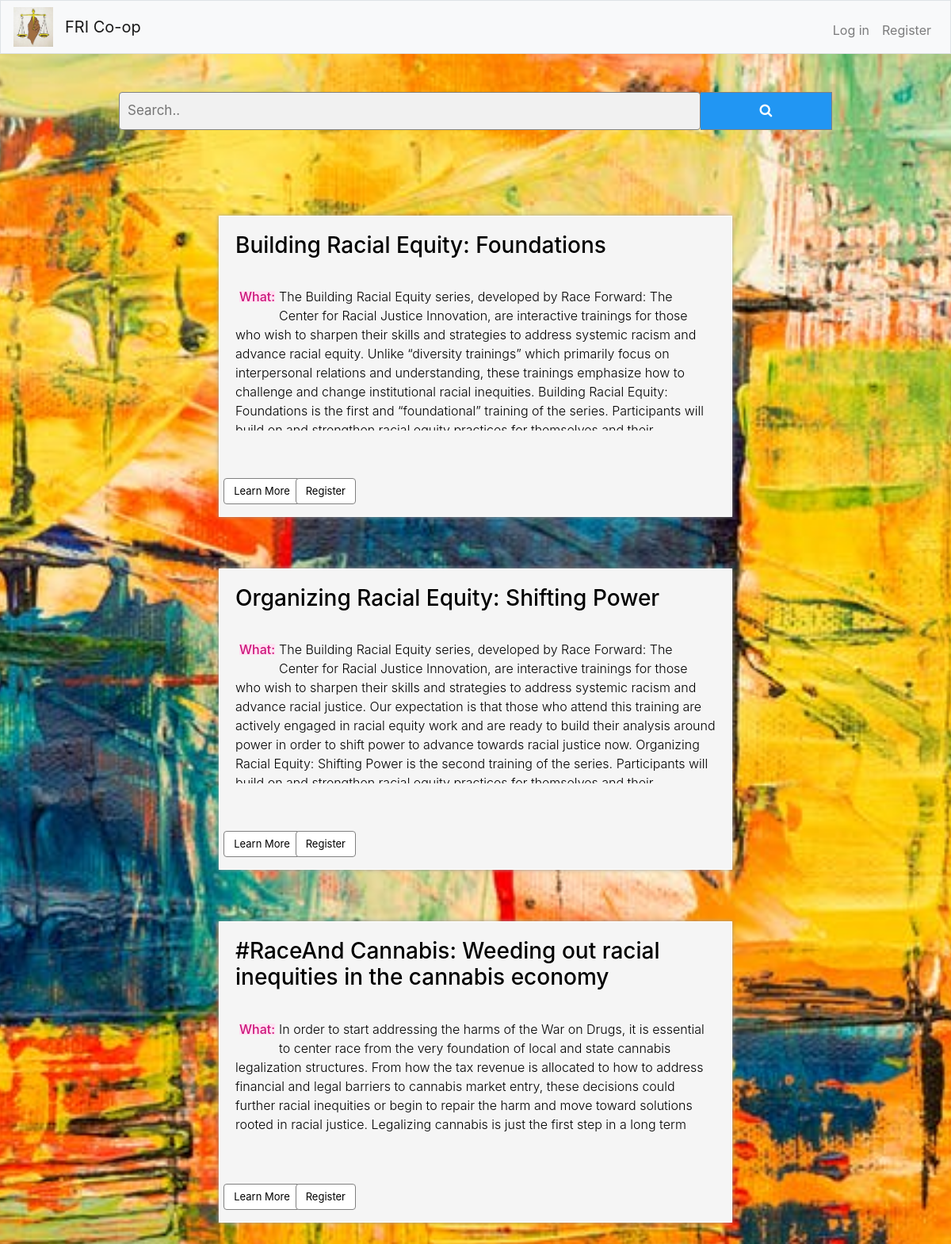
The app's page /events with its own data.
### tables this page shows
CREATE TABLE events
(
    id INTEGER,
    eventName TEXT,
    description TEXT,
    date TEXT,
    time TEXT,
    location TEXT,
    contact TEXT,
    info TEXT
);

### app.py (the view)
@app.route("/events", methods=["POST", "GET"])
def events():
    if request.method == "POST":
        searchVal = request.form.get("search2")
        words = ["i", "me", "my", "myself", "we", "our", "ours", "ourselves", "you", "your", "yours",
                 "yourself", "yourselves", "he", "him", "his", "himself", "she", "her", "hers", "herself", "it",
                 "its", "itself", "they", "them", "their", "theirs", "themselves", "what", "which", "who", "whom",
                 "this", "that", "these", "those", "am", "is", "are", "was", "were", "be", "been", "being", "have",
                 "has", "had", "having", "do", "does", "did", "doing", "a", "an", "the", "and", "but", "if", "or",
                 "because", "as", "until", "while", "of", "at", "by", "for", "with", "about", "against", "between",
                 "into", "through", "during", "before", "after", "above", "below", "to", "from", "up", "down", "in",
                 "out", "on", "off", "over", "under", "again", "further", "then", "once", "here", "there", "when",
                 "where", "why", "how", "all", "any", "both", "each", "few", "more", "most", "other", "some", "such",
                 "no", "nor", "not", "only", "own", "same", "so", "than", "too", "very", "s", "t", "can", "will",
                 "just", "don", "should", "now"]
        if not searchVal:
            rows = db.execute("SELECT * FROM events")
            return render_template("events.html", rows=rows)
        else:
            searchArr = searchVal.split(" ")
            searchArrCopy = searchArr
            for word in words:
                if word in searchArr:
                    searchArrCopy.remove(word)
            searchArr = searchArrCopy
            for val in searchArr:
                rows = []
                rowsTemp = db.execute(
                    "SELECT * FROM events WHERE eventName LIKE ('%' || :search || '%') OR desc LIKE ('%' || :search || '%') OR location LIKE ('%' || :search || '%')", search=val)
                for row in rowsTemp:
                    if row not in rows:
                        rows.append(row)
            return render_template("events.html", rows=rows)
    else:
        rows = db.execute("SELECT * FROM events")
        return render_template("events.html", rows=rows)

### app.py (called while the page is built)
@app.after_request
def after_request(response):
    response.headers["Cache-Control"] = "no-cache, no-store, must-revalidate"
    response.headers["Expires"] = 0
    response.headers["Pragma"] = "no-cache"
    return response

### templates/events.html (shortened to what this page needs)
{% extends "layout.html" %}
{% block body %}
<link href="/static/friends.css" rel="stylesheet">
<link rel="stylesheet" href="https://cdnjs.cloudflare.com/ajax/libs/font-awesome/4.7.0/css/font-awesome.min.css">
<br>
<br>
<form class="ex" action="/events" method="post" style="margin:auto;max-width:900px">
    <div id="searchBar">
        <input type="text" placeholder="Search.." name="search2" class="search">
        <button type="submit"><i class="fa fa-search"></i></button>
    </div>
</form>
<br>
<br>
<div class="row">
    {% for row in rows %}
    <div class="browse-friends">
        <div class="mb-4 back">
            <div class="card-body" style="overflow: hidden; max-height: 270px;">
                <h3 class="card-title">{{ row["eventName"] }}</h3>
                <br>
                <h6 class="card-text des pink">What:</h6>
                <p> {{ row["description"] }}</p>
                <h6 class="card-text des red">When:</h6><br>
                <br>
                <br>
            </div>
        </div>
    </div>
    {% endfor %}
</div>
{% endblock %}

### static/layout.css (style rules this page uses)
.pink { color: rgb(204, 20, 123); background-color: rgb(255, 226, 242); }

### static/friends.css (style rules this page uses)
.row { margin: 0px; padding: 60px; }
.browse-friends { display: block; margin: 0 auto; width: 60%; height: 380px; margin-bottom: 65px; border: 1px solid white; cursor: pointer; color: black; position: relative; background-color:whitesmoke; -webkit-box-shadow: 0px 0px 5px 0px rgba(160, 160, 160, 1); -moz-box-shadow: 0px 0px 5px 0px rgba(160, 160, 160, 1); box-shadow: 0px 0px 5px 0px rgba(160, 160, 160, 1); }
h6 { display: inline; float: left; margin: 5px; line-height: .9; }
p { font-weight: 300; }
.row { margin-right: 0px; padding: 60px; }
form.ex input[type=text] { margin: 0px; padding: 10px; font-size: 17px; border: 1px solid grey; float: left; background: #f1f1f1; display: block; }
form.ex button { float: right; width: 200px; padding: 10px; background: #2196F3; color: white; font-size: 17px; border: 1px solid grey; border-left: none; cursor: pointer; }
form.ex::after { content: ""; clear: both; display: table; }
input[type=text], input[type=password],textarea { width: 100%; padding: 12px 20px; margin: 8px 0; display: inline-block; border: 1px solid #ccc; border-radius: 4px; box-sizing: border-box; }
#searchBar { display: flex; }

### templates/events.html (style rules this page uses)
body, html { height: 100%; }
body { background-image: url("/static/events.jpeg"); height: 100%; margin: 0; background-position: center; background-size: cover; width: 100vw; height: 100vh; }

### records on screen
events: eventName "Building Racial Equity: Foundations", description "The Building Racial Equity series, developed by Race Forward: The Center for Racial Justice Innovation, are interactive trainings for those who wish to sharpen their skills and strategies to address systemic racism and advance racial equity. Unlike “diversity trainings” which primarily focus on interpersonal relations and understanding, these trainings emphasize how to challenge and change institutional racial inequities. Building Racial Equity: Foundations is the first and “foundational” training of the series. Participants will…"
events: eventName "Organizing Racial Equity: Shifting Power", description "The Building Racial Equity series, developed by Race Forward: The Center for Racial Justice Innovation, are interactive trainings for those who wish to sharpen their skills and strategies to address systemic racism and advance racial justice. Our expectation is that those who attend this training are actively engaged in racial equity work and are ready to build their analysis around power in order to shift power to advance towards racial justice now. Organizing Racial Equity: Shifting Power is the second training of the series. Participants will…"
events: eventName "#RaceAnd Cannabis: Weeding out racial inequities in the cannabis economy", description "In order to start addressing the harms of the War on Drugs, it is essential to center race from the very foundation of local and state cannabis legalization structures. From how the tax revenue is allocated to how to address financial and legal barriers to cannabis market entry, these decisions could further racial inequities or begin to repair the harm and move toward solutions rooted in racial justice. Legalizing cannabis is just the first step in a long term…"
